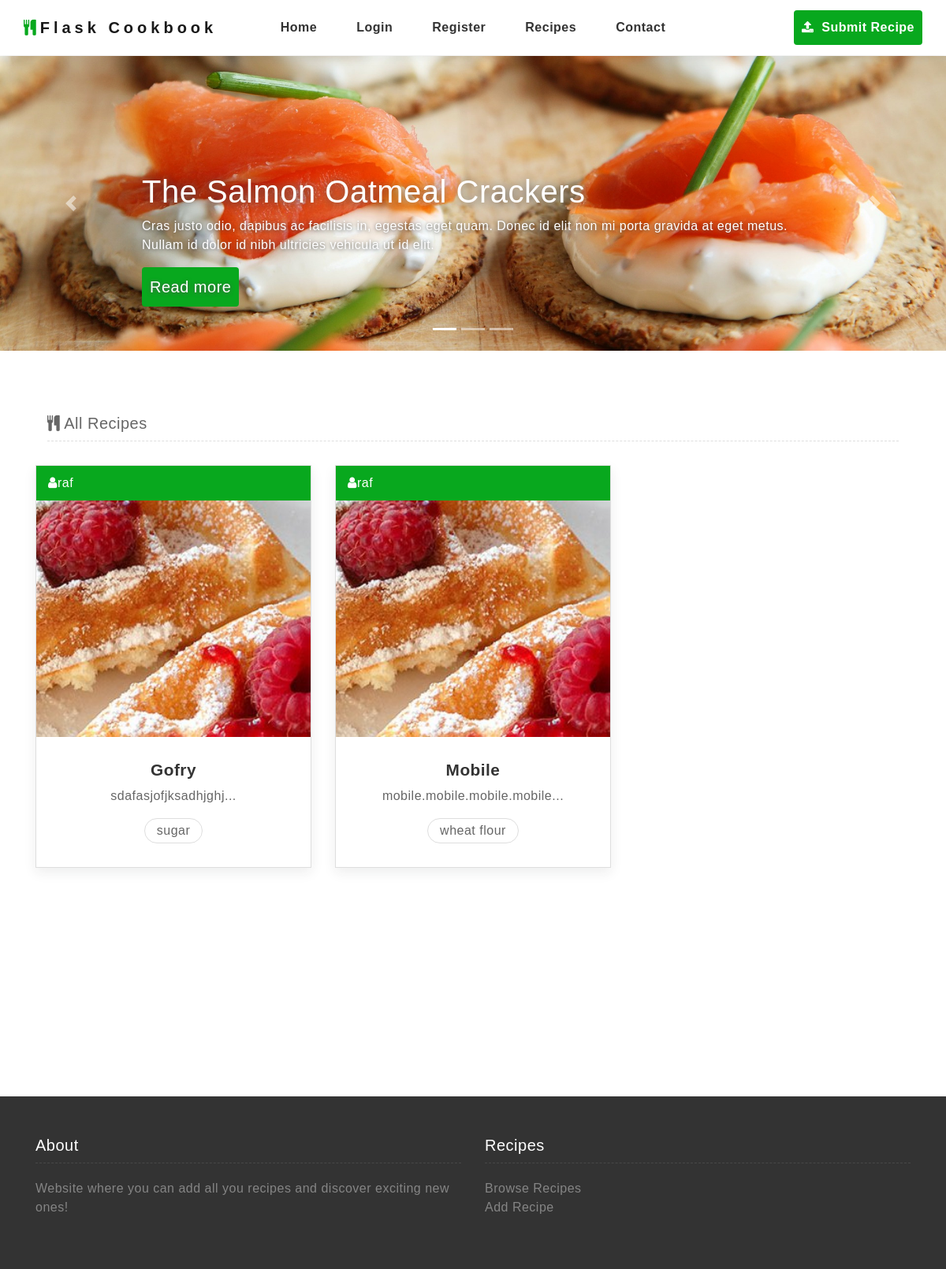
/index, run on the app's committed database.
### app/models.py (models this page shows, shortened)
class Recipe(db.Model):
    __searchable__ = ['name']
    id = db.Column(db.Integer, primary_key=True)
    name = db.Column(db.String(64), index=True, unique=True)
    content = db.Column(db.String(50000))
    timestamp = db.Column(db.DateTime, index=True, default=datetime.utcnow)
    user_id = db.Column(db.Integer, db.ForeignKey('user.id'))
    cuisine_id = db.Column(db.Integer, db.ForeignKey('cuisine.id'))
    category_id = db.Column(db.Integer, db.ForeignKey('category.id'))
    calories = db.Column(db.Integer)
    carbohydrates = db.Column(db.Integer)
    proteins = db.Column(db.Integer)
    fats = db.Column(db.Integer)
    cholesterol = db.Column(db.Integer)
    serves_num_people = db.Column(db.Integer)
    time_to_prepare = db.Column(db.Integer)
    cooking_time = db.Column(db.Integer)
    image = db.Column(db.String(128))
    comments = db.relationship('Comment', backref='recipe', lazy='dynamic')
    upvotes = db.Column(db.Integer, default=0)
    _ingredients = db.relationship(
        "Ingredient",
        secondary=ingredients_in_recipe,
        back_populates="recipes")
    _allergens = db.relationship(
        "Allergen",
        secondary=allergens_in_recipe,
        back_populates="recipes")
    def __repr__(self):
        return '<Recipe {}>'.format(self.name)

class User(UserMixin, db.Model):
    id = db.Column(db.Integer, primary_key=True)
    username = db.Column(db.String(64), index=True, unique=True)
    email = db.Column(db.String(120), index=True, unique=True)
    password_hash = db.Column(db.String(128))
    recipes = db.relationship('Recipe', backref='author', lazy='dynamic')
    country_id = db.Column(db.Integer, db.ForeignKey('country.id'))

class Ingredient(db.Model):
    id = db.Column(db.Integer, primary_key=True)
    name = db.Column(db.String(64), unique=True)
    recipes = db.relationship(
        "Recipe",
        secondary=ingredients_in_recipe,
        back_populates="_ingredients")

### app/routes.py (the view)
@app.route('/')
@app.route('/index')
def index():
    Poppulate.poppulate_database()
    recipes = Recipe.query.limit(3).all()
    empty = False
    print(recipes)
    if not recipes:
        empty=True
    return render_template("index.html", recipes=recipes, empty=empty, homepage=True)

### app/templates/index.html (shortened to what this page needs)
{% extends "base.html" %}
{% block content %}
<div id="myCarousel" class="carousel slide" data-ride="carousel">
    <ol class="carousel-indicators">
        <li data-target="#myCarousel" data-slide-to="0" class="active"></li>
        <li data-target="#myCarousel" data-slide-to="1"></li>
        <li data-target="#myCarousel" data-slide-to="2"></li>
    </ol>
    <div class="carousel-inner">
        <div class="carousel-item active">
            <img class="first-slide" src="static/img/slider1.jpg" alt="First slide">
            <div class="container">
                <div class="carousel-caption text-left">
                    <h1><a href="recipe-detail.html">The Salmon Oatmeal Crackers</a></h1>
                    <p>Cras justo odio, dapibus ac facilisis in, egestas eget quam. Donec id elit non mi porta gravida
                        at eget metus. Nullam id dolor id nibh ultricies vehicula ut id elit.</p>
                    <p><a class="btn btn-lg btn-primary" href="recipe-detail.html" role="button">Read more</a></p>
                </div>
            </div>
        </div>
    </div>
    <a class="carousel-control-prev" href="#myCarousel" role="button" data-slide="prev">
        <span class="carousel-control-prev-icon" aria-hidden="true"></span>
    </a>
    <a class="carousel-control-next" href="#myCarousel" role="button" data-slide="next">
        <span class="carousel-control-next-icon" aria-hidden="true"></span>
    </a>
</div>
{% include '_list_recipes.html' %}
{% endblock %}

### app/templates/_recipe.html
{% block main %}
<div id="recipe{{ recipe.id }}" class="col-lg-4 col-sm-6">
    <div class="box grid recipes">
        <div class="by"><i class="fa fa-user" aria-hidden="true"></i>{{ recipe.author.username }}</div>
        <a href="{{ url_for('recipe', recipe_name=recipe.name) }}"><img src="{{recipe.image}}" id="list_image"
                alt=""></a>
        <h2><a href="{{ url_for('recipe', recipe_name=recipe.name) }}">{{ recipe.name }} </a></h2>
        <p>{{ recipe.content | truncate(30) }}</p>
        <div class="tag">
            {% for ingredient in recipe._ingredients %}
            <a href="#">{{ ingredient.name }}</a>
            {% endfor %}
        </div>
    </div>
</div>
{% endblock %}

### data on the page
Recipe: author.username "raf", image (picture), name "Gofry", content "sdafasjofjksadhjghj..."
Ingredient: name "sugar"
Recipe: author.username "raf", image (picture), name "Mobile", content "mobile.mobile.mobile.mobile..."
Ingredient: name "wheat flour"
